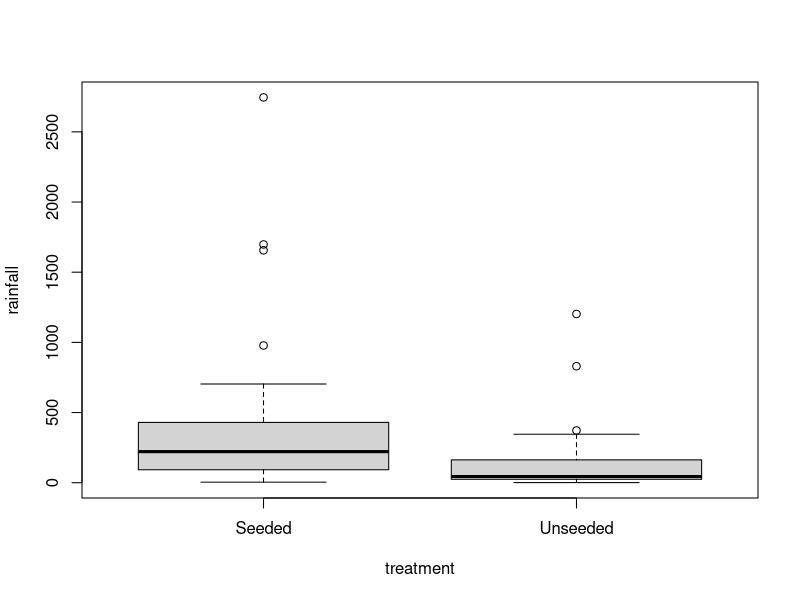
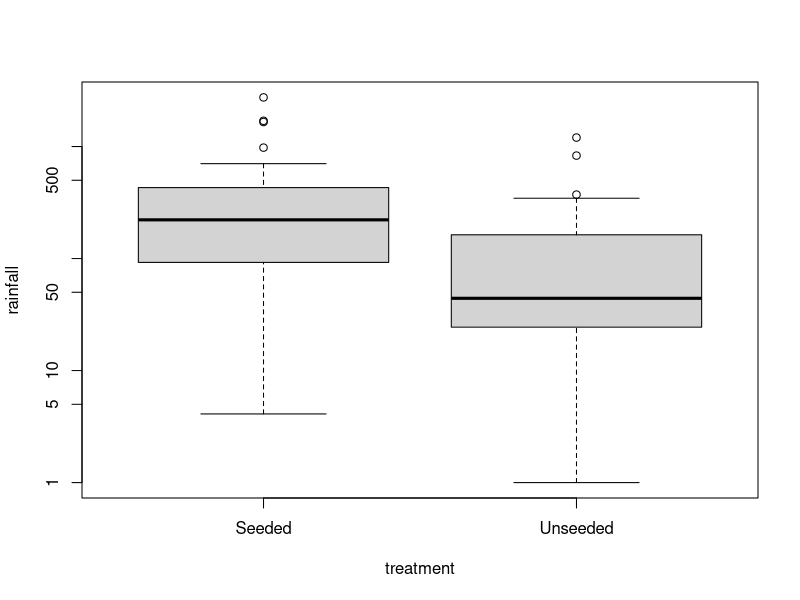
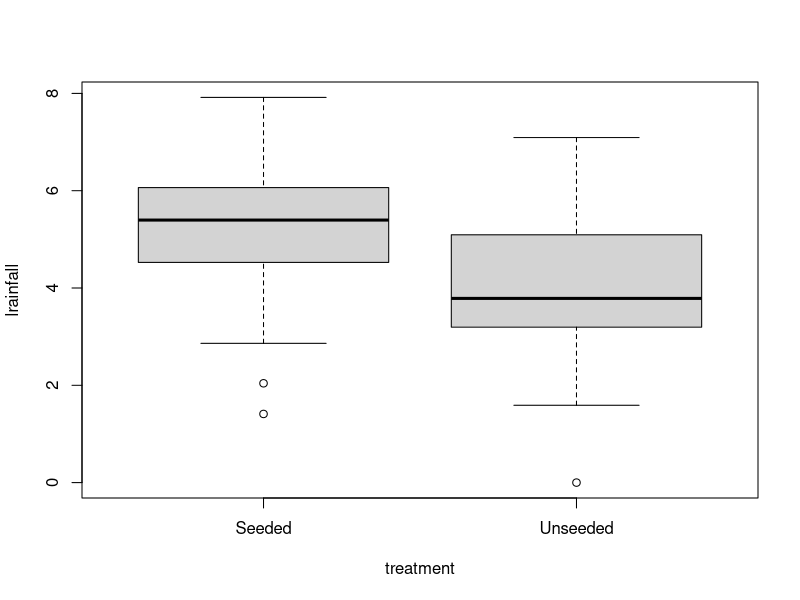
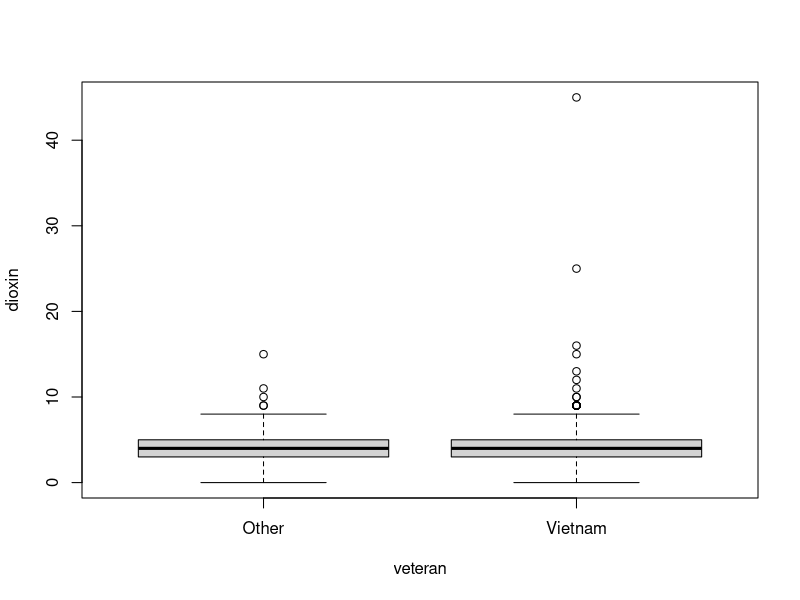

These figures' R source, in order:
#######################################################
# Chapter 3                                         
#######################################################

case0301 = read.csv('case0301.csv')
names(case0301) = tolower(names(case0301))
case0301$lrainfall = log(case0301$rainfall)

# Display 3.1 
by(case0301$rainfall, case0301$treatment, print)

# Display 3.2
boxplot( rainfall ~ treatment, case0301)
boxplot( rainfall ~ treatment, case0301, log='y')
boxplot(lrainfall ~ treatment, case0301) # notice the y-axis


# Results on the bottom of page 59 
t = t.test(lrainfall ~ treatment, case0301, var.equal=TRUE)
t
exp(t$conf.int)


case0302 = read.csv('case0302.csv')
names(case0302) = tolower(names(case0302))

# Display 3.3
boxplot(dioxin~veteran,case0302)

# Results on the top of page 62
t.test(dioxin~veteran, case0302, var.equal=TRUE, alternative="less")
-t.test(dioxin~veteran, case0302, var.equal=TRUE)$conf.int
